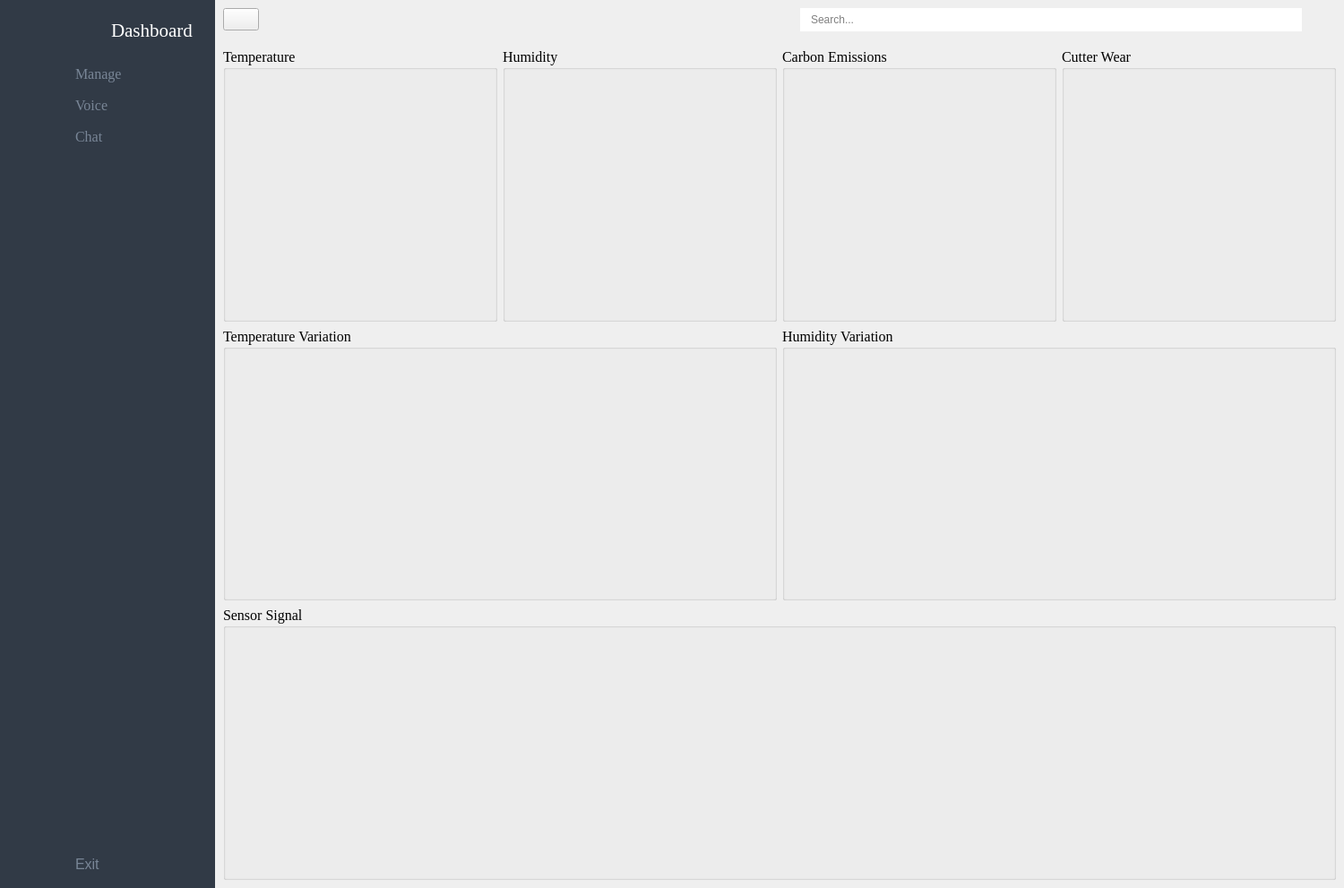
<?xml version="1.0" encoding="UTF-8"?>
<ui version="4.0">
 <class>MainWindow</class>
 <widget class="QMainWindow" name="MainWindow">
  <property name="geometry">
   <rect>
    <x>0</x>
    <y>0</y>
    <width>1500</width>
    <height>991</height>
   </rect>
  </property>
  <property name="windowTitle">
   <string>MainWindow</string>
  </property>
  <widget class="QWidget" name="centralwidget">
   <layout class="QGridLayout" name="gridLayout">
    <property name="leftMargin">
     <number>0</number>
    </property>
    <property name="topMargin">
     <number>0</number>
    </property>
    <property name="rightMargin">
     <number>0</number>
    </property>
    <property name="bottomMargin">
     <number>0</number>
    </property>
    <property name="spacing">
     <number>0</number>
    </property>
    <item row="0" column="2">
     <widget class="QWidget" name="widget_3" native="true">
      <layout class="QVBoxLayout" name="verticalLayout_5">
       <property name="spacing">
        <number>0</number>
       </property>
       <property name="leftMargin">
        <number>0</number>
       </property>
       <property name="topMargin">
        <number>0</number>
       </property>
       <property name="rightMargin">
        <number>0</number>
       </property>
       <property name="bottomMargin">
        <number>0</number>
       </property>
       <item>
        <widget class="QWidget" name="widget" native="true">
         <property name="minimumSize">
          <size>
           <width>0</width>
           <height>40</height>
          </size>
         </property>
         <layout class="QHBoxLayout" name="horizontalLayout_4">
          <item>
           <widget class="QPushButton" name="change_btn">
            <property name="minimumSize">
             <size>
              <width>0</width>
              <height>25</height>
             </size>
            </property>
            <property name="text">
             <string/>
            </property>
            <property name="icon">
             <iconset resource="resource.qrc">
              <normaloff>:/icon/icon/menu-4-32.ico</normaloff>:/icon/icon/menu-4-32.ico</iconset>
            </property>
            <property name="iconSize">
             <size>
              <width>20</width>
              <height>20</height>
             </size>
            </property>
            <property name="checkable">
             <bool>true</bool>
            </property>
           </widget>
          </item>
          <item>
           <spacer name="horizontalSpacer">
            <property name="orientation">
             <enum>Qt::Horizontal</enum>
            </property>
            <property name="sizeHint" stdset="0">
             <size>
              <width>305</width>
              <height>25</height>
             </size>
            </property>
           </spacer>
          </item>
          <item>
           <layout class="QHBoxLayout" name="horizontalLayout">
            <item>
             <widget class="QLineEdit" name="search_input">
              <property name="minimumSize">
               <size>
                <width>0</width>
                <height>0</height>
               </size>
              </property>
              <property name="font">
               <font>
                <family>Segoe UI</family>
                <pointsize>9</pointsize>
               </font>
              </property>
              <property name="styleSheet">
               <string notr="true">QLineEdit{
		border: none;
		padding: 5px 10px;}
QLineEdit:focus {
		background-color: #70B9FE;
	}</string>
              </property>
              <property name="placeholderText">
               <string>Search...</string>
              </property>
             </widget>
            </item>
            <item>
             <widget class="QPushButton" name="search_btn">
              <property name="minimumSize">
               <size>
                <width>0</width>
                <height>0</height>
               </size>
              </property>
              <property name="styleSheet">
               <string notr="true">QPushButton{
border: none;}</string>
              </property>
              <property name="text">
               <string/>
              </property>
              <property name="icon">
               <iconset resource="resource.qrc">
                <normaloff>:/icon/icon/search-13-48.ico</normaloff>:/icon/icon/search-13-48.ico</iconset>
              </property>
              <property name="iconSize">
               <size>
                <width>20</width>
                <height>20</height>
               </size>
              </property>
             </widget>
            </item>
           </layout>
          </item>
         </layout>
        </widget>
       </item>
       <item>
        <widget class="QStackedWidget" name="stackedWidget">
         <property name="currentIndex">
          <number>0</number>
         </property>
         <widget class="QWidget" name="page">
          <layout class="QGridLayout" name="gridLayout_2">
           <item row="0" column="0">
            <widget class="QGroupBox" name="groupBox">
             <property name="minimumSize">
              <size>
               <width>0</width>
               <height>250</height>
              </size>
             </property>
             <property name="font">
              <font>
               <family>Times New Roman</family>
               <pointsize>12</pointsize>
              </font>
             </property>
             <property name="title">
              <string>Temperature</string>
             </property>
             <layout class="QHBoxLayout" name="horizontalLayout_5">
              <property name="spacing">
               <number>0</number>
              </property>
              <property name="leftMargin">
               <number>0</number>
              </property>
              <property name="topMargin">
               <number>0</number>
              </property>
              <property name="rightMargin">
               <number>0</number>
              </property>
              <property name="bottomMargin">
               <number>0</number>
              </property>
              <item>
               <widget class="QWidget" name="widget_4" native="true"/>
              </item>
             </layout>
            </widget>
           </item>
           <item row="0" column="2">
            <widget class="QGroupBox" name="groupBox_3">
             <property name="minimumSize">
              <size>
               <width>0</width>
               <height>250</height>
              </size>
             </property>
             <property name="font">
              <font>
               <family>Times New Roman</family>
               <pointsize>12</pointsize>
              </font>
             </property>
             <property name="title">
              <string>Carbon Emissions</string>
             </property>
             <property name="flat">
              <bool>false</bool>
             </property>
             <layout class="QHBoxLayout" name="horizontalLayout_7">
              <property name="spacing">
               <number>0</number>
              </property>
              <property name="leftMargin">
               <number>0</number>
              </property>
              <property name="topMargin">
               <number>0</number>
              </property>
              <property name="rightMargin">
               <number>0</number>
              </property>
              <property name="bottomMargin">
               <number>0</number>
              </property>
              <item>
               <widget class="QWidget" name="widget_6" native="true"/>
              </item>
             </layout>
            </widget>
           </item>
           <item row="0" column="1">
            <widget class="QGroupBox" name="groupBox_2">
             <property name="minimumSize">
              <size>
               <width>0</width>
               <height>250</height>
              </size>
             </property>
             <property name="font">
              <font>
               <family>Times New Roman</family>
               <pointsize>12</pointsize>
              </font>
             </property>
             <property name="title">
              <string>Humidity</string>
             </property>
             <layout class="QHBoxLayout" name="horizontalLayout_6">
              <property name="spacing">
               <number>0</number>
              </property>
              <property name="leftMargin">
               <number>0</number>
              </property>
              <property name="topMargin">
               <number>0</number>
              </property>
              <property name="rightMargin">
               <number>0</number>
              </property>
              <property name="bottomMargin">
               <number>0</number>
              </property>
              <item>
               <widget class="QWidget" name="widget_5" native="true"/>
              </item>
             </layout>
            </widget>
           </item>
           <item row="0" column="3">
            <widget class="QGroupBox" name="groupBox_4">
             <property name="minimumSize">
              <size>
               <width>0</width>
               <height>250</height>
              </size>
             </property>
             <property name="font">
              <font>
               <family>Times New Roman</family>
               <pointsize>12</pointsize>
              </font>
             </property>
             <property name="title">
              <string>Cutter Wear</string>
             </property>
             <layout class="QHBoxLayout" name="horizontalLayout_8">
              <property name="spacing">
               <number>0</number>
              </property>
              <property name="leftMargin">
               <number>0</number>
              </property>
              <property name="topMargin">
               <number>0</number>
              </property>
              <property name="rightMargin">
               <number>0</number>
              </property>
              <property name="bottomMargin">
               <number>0</number>
              </property>
              <item>
               <widget class="QWidget" name="widget_9" native="true"/>
              </item>
             </layout>
            </widget>
           </item>
           <item row="1" column="2" colspan="2">
            <widget class="QGroupBox" name="groupBox_6">
             <property name="font">
              <font>
               <family>Times New Roman</family>
               <pointsize>12</pointsize>
              </font>
             </property>
             <property name="title">
              <string>Humidity Variation</string>
             </property>
             <layout class="QHBoxLayout" name="horizontalLayout_10">
              <property name="spacing">
               <number>0</number>
              </property>
              <property name="leftMargin">
               <number>0</number>
              </property>
              <property name="topMargin">
               <number>0</number>
              </property>
              <property name="rightMargin">
               <number>0</number>
              </property>
              <property name="bottomMargin">
               <number>0</number>
              </property>
              <item>
               <widget class="QWidget" name="widget_7" native="true"/>
              </item>
             </layout>
            </widget>
           </item>
           <item row="1" column="0" colspan="2">
            <widget class="QGroupBox" name="groupBox_5">
             <property name="font">
              <font>
               <family>Times New Roman</family>
               <pointsize>12</pointsize>
              </font>
             </property>
             <property name="title">
              <string>Temperature Variation</string>
             </property>
             <layout class="QHBoxLayout" name="horizontalLayout_9">
              <property name="spacing">
               <number>0</number>
              </property>
              <property name="leftMargin">
               <number>0</number>
              </property>
              <property name="topMargin">
               <number>0</number>
              </property>
              <property name="rightMargin">
               <number>0</number>
              </property>
              <property name="bottomMargin">
               <number>0</number>
              </property>
              <item>
               <widget class="QWidget" name="widget_2" native="true"/>
              </item>
             </layout>
            </widget>
           </item>
           <item row="2" column="0" colspan="4">
            <widget class="QGroupBox" name="groupBox_7">
             <property name="font">
              <font>
               <family>Times New Roman</family>
               <pointsize>12</pointsize>
              </font>
             </property>
             <property name="title">
              <string>Sensor Signal</string>
             </property>
             <layout class="QHBoxLayout" name="horizontalLayout_11">
              <property name="spacing">
               <number>0</number>
              </property>
              <property name="leftMargin">
               <number>0</number>
              </property>
              <property name="topMargin">
               <number>0</number>
              </property>
              <property name="rightMargin">
               <number>0</number>
              </property>
              <property name="bottomMargin">
               <number>0</number>
              </property>
              <item>
               <widget class="QWidget" name="widget_8" native="true"/>
              </item>
             </layout>
            </widget>
           </item>
          </layout>
         </widget>
         <widget class="QWidget" name="page_3">
          <layout class="QGridLayout" name="gridLayout_4">
           <item row="0" column="0" rowspan="2">
            <widget class="QGroupBox" name="groupBox_11">
             <property name="font">
              <font>
               <family>Times New Roman</family>
               <pointsize>12</pointsize>
              </font>
             </property>
             <property name="title">
              <string>Dialog Box</string>
             </property>
             <layout class="QHBoxLayout" name="horizontalLayout_14">
              <item>
               <widget class="QTextEdit" name="textEdit">
                <property name="font">
                 <font>
                  <family>Times New Roman</family>
                  <pointsize>18</pointsize>
                 </font>
                </property>
                <property name="styleSheet">
                 <string notr="true">QTextEdit {
    border-radius: 10px;  /* 圓角邊框 */
    border: 2px solid #b0b0b0;  /* 淺灰色邊框 */
    background-color: #f0f0f0;  /* 淺灰色背景 */
    padding: 8px;  /* 內邊距 */
    color: #333;  /* 文字顏色 */
}

QTextEdit:hover {
    border: 2px solid #8f8f8f;  /* 滑過時邊框變深灰 */
}

QTextEdit:focus {
    border: 2px solid #6d6d6d;  /* 獲得焦點時邊框變成深灰色 */
    background-color: #ffffff;  /* 焦點時背景變白 */
}

QTextEdit:disabled {
    background-color: #d0d0d0;  /* 禁用時背景變灰 */
    color: #a0a0a0;  /* 禁用時文字顏色變灰 */
}
</string>
                </property>
                <property name="readOnly">
                 <bool>true</bool>
                </property>
               </widget>
              </item>
             </layout>
            </widget>
           </item>
           <item row="0" column="1" rowspan="2">
            <widget class="QGroupBox" name="groupBox_12">
             <property name="font">
              <font>
               <family>Times New Roman</family>
               <pointsize>12</pointsize>
              </font>
             </property>
             <property name="title">
              <string>Speech and Input Text Function</string>
             </property>
             <layout class="QVBoxLayout" name="verticalLayout_6">
              <item>
               <widget class="QPushButton" name="mic_start">
                <property name="minimumSize">
                 <size>
                  <width>350</width>
                  <height>350</height>
                 </size>
                </property>
                <property name="maximumSize">
                 <size>
                  <width>350</width>
                  <height>350</height>
                 </size>
                </property>
                <property name="font">
                 <font>
                  <family>Times New Roman</family>
                  <pointsize>28</pointsize>
                 </font>
                </property>
                <property name="styleSheet">
                 <string notr="true">QPushButton{
background-color: rgb(0, 170, 255);
color:black;
border-radius:175px;
border:2px groove gray;
border-style: solid;
}
QPushButton:pressed{
color: #fff;
border: 5px solid #ecd182;
}</string>
                </property>
                <property name="text">
                 <string/>
                </property>
                <property name="icon">
                 <iconset resource="resource.qrc">
                  <normaloff>:/icon/icon/sound.ico</normaloff>:/icon/icon/sound.ico</iconset>
                </property>
                <property name="iconSize">
                 <size>
                  <width>200</width>
                  <height>200</height>
                 </size>
                </property>
               </widget>
              </item>
              <item>
               <widget class="QPushButton" name="mic_cancel">
                <property name="minimumSize">
                 <size>
                  <width>350</width>
                  <height>100</height>
                 </size>
                </property>
                <property name="font">
                 <font>
                  <family>Times New Roman</family>
                  <pointsize>16</pointsize>
                 </font>
                </property>
                <property name="text">
                 <string>Cancel Speech</string>
                </property>
               </widget>
              </item>
              <item>
               <widget class="QPushButton" name="input_text">
                <property name="minimumSize">
                 <size>
                  <width>350</width>
                  <height>100</height>
                 </size>
                </property>
                <property name="font">
                 <font>
                  <family>Times New Roman</family>
                  <pointsize>16</pointsize>
                 </font>
                </property>
                <property name="styleSheet">
                 <string notr="true">QPushButton {
    border: 2px solid black;  /* 設置黑色邊框，2px寬度 */
    border-radius: 5px;      /* 圓角邊框（可選） */
    padding: 5px;            /* 按鈕內部邊距，讓文字不緊貼邊框 */
}

QPushButton:hover {
    border-color: darkblue;  /* 鼠標懸停時改變邊框顏色 */
}
</string>
                </property>
                <property name="text">
                 <string>Input Text</string>
                </property>
                <property name="icon">
                 <iconset resource="resource.qrc">
                  <normaloff>:/icon/icon/send.ico</normaloff>:/icon/icon/send.ico</iconset>
                </property>
                <property name="iconSize">
                 <size>
                  <width>30</width>
                  <height>30</height>
                 </size>
                </property>
               </widget>
              </item>
              <item>
               <spacer name="verticalSpacer_3">
                <property name="orientation">
                 <enum>Qt::Vertical</enum>
                </property>
                <property name="sizeHint" stdset="0">
                 <size>
                  <width>20</width>
                  <height>40</height>
                 </size>
                </property>
               </spacer>
              </item>
              <item>
               <widget class="QPushButton" name="speech_start">
                <property name="minimumSize">
                 <size>
                  <width>350</width>
                  <height>100</height>
                 </size>
                </property>
                <property name="font">
                 <font>
                  <pointsize>16</pointsize>
                 </font>
                </property>
                <property name="text">
                 <string>Start </string>
                </property>
               </widget>
              </item>
              <item>
               <widget class="QPushButton" name="quit">
                <property name="minimumSize">
                 <size>
                  <width>350</width>
                  <height>100</height>
                 </size>
                </property>
                <property name="font">
                 <font>
                  <pointsize>16</pointsize>
                 </font>
                </property>
                <property name="text">
                 <string>Quit </string>
                </property>
               </widget>
              </item>
             </layout>
            </widget>
           </item>
          </layout>
         </widget>
         <widget class="QWidget" name="page_4">
          <layout class="QVBoxLayout" name="verticalLayout_7">
           <item>
            <widget class="QWidget" name="widget_17" native="true">
             <property name="minimumSize">
              <size>
               <width>800</width>
               <height>800</height>
              </size>
             </property>
             <layout class="QVBoxLayout" name="verticalLayout_8">
              <item>
               <widget class="QWidget" name="widget_19" native="true">
                <layout class="QHBoxLayout" name="horizontalLayout_15">
                 <item>
                  <widget class="QLabel" name="label_6">
                   <property name="minimumSize">
                    <size>
                     <width>50</width>
                     <height>100</height>
                    </size>
                   </property>
                   <property name="maximumSize">
                    <size>
                     <width>100</width>
                     <height>100</height>
                    </size>
                   </property>
                   <property name="text">
                    <string/>
                   </property>
                   <property name="pixmap">
                    <pixmap resource="resource.qrc">:/icon/icon/robot.ico</pixmap>
                   </property>
                   <property name="scaledContents">
                    <bool>true</bool>
                   </property>
                  </widget>
                 </item>
                 <item>
                  <widget class="QLabel" name="label_9">
                   <property name="font">
                    <font>
                     <family>Times New Roman</family>
                     <pointsize>20</pointsize>
                    </font>
                   </property>
                   <property name="text">
                    <string>Machine Tool ChatRobot (Not Human, Just Robot)</string>
                   </property>
                  </widget>
                 </item>
                 <item>
                  <widget class="QWidget" name="widget_21" native="true">
                   <layout class="QHBoxLayout" name="horizontalLayout_17">
                    <item>
                     <widget class="QPushButton" name="start_chat_button">
                      <property name="minimumSize">
                       <size>
                        <width>30</width>
                        <height>50</height>
                       </size>
                      </property>
                      <property name="font">
                       <font>
                        <family>Times New Roman</family>
                        <pointsize>16</pointsize>
                       </font>
                      </property>
                      <property name="text">
                       <string>Start </string>
                      </property>
                     </widget>
                    </item>
                    <item>
                     <widget class="QPushButton" name="stop_chat_button">
                      <property name="minimumSize">
                       <size>
                        <width>30</width>
                        <height>50</height>
                       </size>
                      </property>
                      <property name="font">
                       <font>
                        <family>Times New Roman</family>
                        <pointsize>16</pointsize>
                       </font>
                      </property>
                      <property name="text">
                       <string>Stop </string>
                      </property>
                     </widget>
                    </item>
                   </layout>
                  </widget>
                 </item>
                </layout>
               </widget>
              </item>
              <item>
               <widget class="QWidget" name="widget_20" native="true">
                <property name="minimumSize">
                 <size>
                  <width>0</width>
                  <height>0</height>
                 </size>
                </property>
                <layout class="QVBoxLayout" name="verticalLayout_9">
                 <item>
                  <widget class="QTextEdit" name="display_chat_textEdit">
                   <property name="minimumSize">
                    <size>
                     <width>0</width>
                     <height>0</height>
                    </size>
                   </property>
                   <property name="font">
                    <font>
                     <family>Times New Roman</family>
                     <pointsize>16</pointsize>
                    </font>
                   </property>
                   <property name="styleSheet">
                    <string notr="true">QTextEdit {
    border-radius: 10px;  /* 圓角邊框 */
    border: 2px solid #b0b0b0;  /* 淺灰色邊框 */
    background-color: #f0f0f0;  /* 淺灰色背景 */
    padding: 8px;  /* 內邊距 */
    color: #333;  /* 文字顏色 */
}

QTextEdit:hover {
    border: 2px solid #8f8f8f;  /* 滑過時邊框變深灰 */
}

QTextEdit:focus {
    border: 2px solid #6d6d6d;  /* 獲得焦點時邊框變成深灰色 */
    background-color: #ffffff;  /* 焦點時背景變白 */
}

QTextEdit:disabled {
    background-color: #d0d0d0;  /* 禁用時背景變灰 */
    color: #a0a0a0;  /* 禁用時文字顏色變灰 */
}
</string>
                   </property>
                   <property name="readOnly">
                    <bool>true</bool>
                   </property>
                  </widget>
                 </item>
                 <item>
                  <layout class="QHBoxLayout" name="horizontalLayout_16">
                   <item>
                    <widget class="QLineEdit" name="messages_lineedit">
                     <property name="minimumSize">
                      <size>
                       <width>0</width>
                       <height>80</height>
                      </size>
                     </property>
                     <property name="font">
                      <font>
                       <family>Times New Roman</family>
                       <pointsize>16</pointsize>
                      </font>
                     </property>
                     <property name="styleSheet">
                      <string notr="true">QLineEdit {
    border-radius: 10px;
    border: 2px solid #5c9ded; /* 默認藍色邊框 */
    padding: 5px; /* 內邊距 */
    background-color: #f7f7f7; /* 淺灰色背景 */
    color: #333; /* 字體顏色 */
}

QLineEdit:hover {
    border: 2px solid #3b7fd4; /* 當滑過時邊框變成更深的藍色 */
}

QLineEdit:focus {
    border: 2px solid #1e90ff; /* 當獲得焦點時，變成更鮮亮的藍色 */
    background-color: #ffffff; /* 焦點時背景變白 */
}

QLineEdit:disabled {
    background-color: #e0e0e0; /* 禁用時背景變灰 */
    color: #a0a0a0; /* 禁用時字體顏色變灰 */
}
</string>
                     </property>
                     <property name="placeholderText">
                      <string>Send Messages...</string>
                     </property>
                    </widget>
                   </item>
                   <item>
                    <widget class="QPushButton" name="send_messages_button">
                     <property name="minimumSize">
                      <size>
                       <width>80</width>
                       <height>80</height>
                      </size>
                     </property>
                     <property name="font">
                      <font>
                       <family>Times New Roman</family>
                       <pointsize>12</pointsize>
                      </font>
                     </property>
                     <property name="styleSheet">
                      <string notr="true">QPushButton {
    background-color: transparent;  /* 預設背景透明 */
    border: none;  /* 移除邊框 */
    color: #333;  /* 字體顏色 */
}

QPushButton:hover {
    background-color: rgba(200, 200, 200, 0.2);  /* 滑過時顯示淺灰色背景，提升交互感 */
}

QPushButton:pressed {
    background-color: rgba(100, 100, 100, 0.3);  /* 按下時背景變暗 */
    color: #000;  /* 按下時字體變成黑色 */
}
</string>
                     </property>
                     <property name="text">
                      <string/>
                     </property>
                     <property name="icon">
                      <iconset resource="resource.qrc">
                       <normaloff>:/icon/icon/send1.ico</normaloff>:/icon/icon/send1.ico</iconset>
                     </property>
                     <property name="iconSize">
                      <size>
                       <width>80</width>
                       <height>80</height>
                      </size>
                     </property>
                    </widget>
                   </item>
                  </layout>
                 </item>
                </layout>
               </widget>
              </item>
             </layout>
            </widget>
           </item>
          </layout>
         </widget>
        </widget>
       </item>
      </layout>
     </widget>
    </item>
    <item row="0" column="0">
     <widget class="QWidget" name="icon_only_widget" native="true">
      <property name="styleSheet">
       <string notr="true">QWidget
 {
		background-color: #313a46;
		width:50px;
	}
QPushButton, QLabel {
		height:50px;
		border:none;
		/* border-bottom: 1px solid #b0b0b0; */
	}
QPushButton:hover {
		background-color: rgba( 86, 101, 115, 0.5);
	}</string>
      </property>
      <layout class="QVBoxLayout" name="verticalLayout_3">
       <property name="spacing">
        <number>0</number>
       </property>
       <property name="leftMargin">
        <number>0</number>
       </property>
       <property name="topMargin">
        <number>0</number>
       </property>
       <property name="rightMargin">
        <number>0</number>
       </property>
       <property name="bottomMargin">
        <number>0</number>
       </property>
       <item>
        <layout class="QHBoxLayout" name="horizontalLayout_3">
         <item>
          <widget class="QLabel" name="label">
           <property name="minimumSize">
            <size>
             <width>60</width>
             <height>60</height>
            </size>
           </property>
           <property name="maximumSize">
            <size>
             <width>60</width>
             <height>60</height>
            </size>
           </property>
           <property name="text">
            <string/>
           </property>
           <property name="pixmap">
            <pixmap resource="resource.qrc">:/icon/icon/machine_logo.ico</pixmap>
           </property>
           <property name="scaledContents">
            <bool>true</bool>
           </property>
          </widget>
         </item>
        </layout>
       </item>
       <item>
        <layout class="QVBoxLayout" name="verticalLayout">
         <property name="spacing">
          <number>0</number>
         </property>
         <item>
          <widget class="QPushButton" name="dashboard_btn_1">
           <property name="text">
            <string/>
           </property>
           <property name="icon">
            <iconset resource="resource.qrc">
             <normaloff>:/icon/icon/dashboard-5-32.ico</normaloff>
             <normalon>:/icon/icon/dashboard-5-48.ico</normalon>:/icon/icon/dashboard-5-32.ico</iconset>
           </property>
           <property name="iconSize">
            <size>
             <width>30</width>
             <height>30</height>
            </size>
           </property>
           <property name="checkable">
            <bool>true</bool>
           </property>
           <property name="autoExclusive">
            <bool>true</bool>
           </property>
          </widget>
         </item>
         <item>
          <widget class="QPushButton" name="orders_btn_1">
           <property name="text">
            <string/>
           </property>
           <property name="icon">
            <iconset resource="resource.qrc">
             <normaloff>:/icon/icon/activity-feed-32.ico</normaloff>
             <normalon>:/icon/icon/activity-feed-48.ico</normalon>:/icon/icon/activity-feed-32.ico</iconset>
           </property>
           <property name="iconSize">
            <size>
             <width>30</width>
             <height>30</height>
            </size>
           </property>
           <property name="checkable">
            <bool>true</bool>
           </property>
           <property name="autoExclusive">
            <bool>true</bool>
           </property>
          </widget>
         </item>
         <item>
          <widget class="QPushButton" name="chat_btn_1">
           <property name="text">
            <string/>
           </property>
           <property name="icon">
            <iconset resource="resource.qrc">
             <normaloff>:/icon/icon/product-32.ico</normaloff>
             <normalon>:/icon/icon/product-48.ico</normalon>:/icon/icon/product-32.ico</iconset>
           </property>
           <property name="iconSize">
            <size>
             <width>30</width>
             <height>30</height>
            </size>
           </property>
           <property name="checkable">
            <bool>true</bool>
           </property>
           <property name="autoExclusive">
            <bool>true</bool>
           </property>
          </widget>
         </item>
        </layout>
       </item>
       <item>
        <spacer name="verticalSpacer">
         <property name="orientation">
          <enum>Qt::Vertical</enum>
         </property>
         <property name="sizeHint" stdset="0">
          <size>
           <width>20</width>
           <height>389</height>
          </size>
         </property>
        </spacer>
       </item>
       <item>
        <widget class="QPushButton" name="exit_btn_1">
         <property name="text">
          <string/>
         </property>
         <property name="icon">
          <iconset resource="resource.qrc">
           <normaloff>:/icon/icon/close-window-64.ico</normaloff>:/icon/icon/close-window-64.ico</iconset>
         </property>
         <property name="iconSize">
          <size>
           <width>30</width>
           <height>30</height>
          </size>
         </property>
        </widget>
       </item>
      </layout>
     </widget>
    </item>
    <item row="0" column="1">
     <widget class="QWidget" name="full_menu_widget" native="true">
      <property name="styleSheet">
       <string notr="true">QWidget{
background-color: #313a46;}
QPushButton {
		border:none;
		border-radius: 3px;
		text-align: left;
		padding: 8px 0 8px 15px;
		color: #788596;
	}
QPushButton:hover {
		background-color: rgba( 86, 101, 115, 0.5);
	}
QPushButton:checked {
		color: #fff;
	}</string>
      </property>
      <layout class="QVBoxLayout" name="verticalLayout_4">
       <item>
        <layout class="QHBoxLayout" name="horizontalLayout_2">
         <property name="spacing">
          <number>0</number>
         </property>
         <item>
          <widget class="QLabel" name="label_2">
           <property name="minimumSize">
            <size>
             <width>50</width>
             <height>50</height>
            </size>
           </property>
           <property name="maximumSize">
            <size>
             <width>50</width>
             <height>50</height>
            </size>
           </property>
           <property name="text">
            <string/>
           </property>
           <property name="pixmap">
            <pixmap resource="resource.qrc">:/icon/icon/machine_logo.ico</pixmap>
           </property>
           <property name="scaledContents">
            <bool>true</bool>
           </property>
          </widget>
         </item>
         <item>
          <widget class="QLabel" name="label_3">
           <property name="font">
            <font>
             <family>Times New Roman</family>
             <pointsize>16</pointsize>
            </font>
           </property>
           <property name="styleSheet">
            <string notr="true">QLabel{
padding-right: 10px;
		color: #fff;}</string>
           </property>
           <property name="text">
            <string>Dashboard</string>
           </property>
          </widget>
         </item>
        </layout>
       </item>
       <item>
        <layout class="QVBoxLayout" name="verticalLayout_2">
         <property name="spacing">
          <number>0</number>
         </property>
         <item>
          <widget class="QPushButton" name="dashboard_btn_2">
           <property name="minimumSize">
            <size>
             <width>0</width>
             <height>25</height>
            </size>
           </property>
           <property name="font">
            <font>
             <family>Times New Roman</family>
             <pointsize>12</pointsize>
            </font>
           </property>
           <property name="text">
            <string>Manage</string>
           </property>
           <property name="icon">
            <iconset resource="resource.qrc">
             <normaloff>:/icon/icon/dashboard-5-32.ico</normaloff>
             <normalon>:/icon/icon/dashboard-5-48.ico</normalon>:/icon/icon/dashboard-5-32.ico</iconset>
           </property>
           <property name="iconSize">
            <size>
             <width>25</width>
             <height>25</height>
            </size>
           </property>
           <property name="checkable">
            <bool>true</bool>
           </property>
           <property name="autoExclusive">
            <bool>true</bool>
           </property>
          </widget>
         </item>
         <item>
          <widget class="QPushButton" name="orders_btn_2">
           <property name="minimumSize">
            <size>
             <width>0</width>
             <height>25</height>
            </size>
           </property>
           <property name="font">
            <font>
             <family>Times New Roman</family>
             <pointsize>12</pointsize>
            </font>
           </property>
           <property name="text">
            <string>Voice</string>
           </property>
           <property name="icon">
            <iconset resource="resource.qrc">
             <normaloff>:/icon/icon/activity-feed-32.ico</normaloff>
             <normalon>:/icon/icon/activity-feed-48.ico</normalon>:/icon/icon/activity-feed-32.ico</iconset>
           </property>
           <property name="iconSize">
            <size>
             <width>25</width>
             <height>25</height>
            </size>
           </property>
           <property name="checkable">
            <bool>true</bool>
           </property>
           <property name="autoExclusive">
            <bool>true</bool>
           </property>
          </widget>
         </item>
         <item>
          <widget class="QPushButton" name="chat_btn_2">
           <property name="font">
            <font>
             <family>Times New Roman</family>
             <pointsize>12</pointsize>
            </font>
           </property>
           <property name="text">
            <string>Chat</string>
           </property>
           <property name="icon">
            <iconset resource="resource.qrc">
             <normaloff>:/icon/icon/product-32.ico</normaloff>
             <normalon>:/icon/icon/product-48.ico</normalon>:/icon/icon/product-32.ico</iconset>
           </property>
           <property name="iconSize">
            <size>
             <width>25</width>
             <height>25</height>
            </size>
           </property>
           <property name="checkable">
            <bool>true</bool>
           </property>
           <property name="autoExclusive">
            <bool>true</bool>
           </property>
          </widget>
         </item>
        </layout>
       </item>
       <item>
        <spacer name="verticalSpacer_2">
         <property name="orientation">
          <enum>Qt::Vertical</enum>
         </property>
         <property name="sizeHint" stdset="0">
          <size>
           <width>20</width>
           <height>399</height>
          </size>
         </property>
        </spacer>
       </item>
       <item>
        <widget class="QPushButton" name="exit_btn_2">
         <property name="minimumSize">
          <size>
           <width>0</width>
           <height>25</height>
          </size>
         </property>
         <property name="font">
          <font>
           <family>Segoe UI</family>
           <pointsize>12</pointsize>
          </font>
         </property>
         <property name="text">
          <string>Exit</string>
         </property>
         <property name="icon">
          <iconset resource="resource.qrc">
           <normaloff>:/icon/icon/close-window-64.ico</normaloff>:/icon/icon/close-window-64.ico</iconset>
         </property>
         <property name="iconSize">
          <size>
           <width>25</width>
           <height>25</height>
          </size>
         </property>
        </widget>
       </item>
      </layout>
     </widget>
    </item>
   </layout>
  </widget>
 </widget>
 <resources>
  <include location="resource.qrc"/>
 </resources>
 <connections>
  <connection>
   <sender>change_btn</sender>
   <signal>toggled(bool)</signal>
   <receiver>icon_only_widget</receiver>
   <slot>setVisible(bool)</slot>
   <hints>
    <hint type="sourcelabel">
     <x>281</x>
     <y>33</y>
    </hint>
    <hint type="destinationlabel">
     <x>44</x>
     <y>247</y>
    </hint>
   </hints>
  </connection>
  <connection>
   <sender>change_btn</sender>
   <signal>toggled(bool)</signal>
   <receiver>full_menu_widget</receiver>
   <slot>setHidden(bool)</slot>
   <hints>
    <hint type="sourcelabel">
     <x>281</x>
     <y>33</y>
    </hint>
    <hint type="destinationlabel">
     <x>144</x>
     <y>178</y>
    </hint>
   </hints>
  </connection>
  <connection>
   <sender>dashboard_btn_1</sender>
   <signal>toggled(bool)</signal>
   <receiver>dashboard_btn_2</receiver>
   <slot>setChecked(bool)</slot>
   <hints>
    <hint type="sourcelabel">
     <x>36</x>
     <y>112</y>
    </hint>
    <hint type="destinationlabel">
     <x>137</x>
     <y>103</y>
    </hint>
   </hints>
  </connection>
  <connection>
   <sender>orders_btn_1</sender>
   <signal>toggled(bool)</signal>
   <receiver>orders_btn_2</receiver>
   <slot>setChecked(bool)</slot>
   <hints>
    <hint type="sourcelabel">
     <x>36</x>
     <y>212</y>
    </hint>
    <hint type="destinationlabel">
     <x>130</x>
     <y>185</y>
    </hint>
   </hints>
  </connection>
  <connection>
   <sender>dashboard_btn_2</sender>
   <signal>toggled(bool)</signal>
   <receiver>dashboard_btn_1</receiver>
   <slot>setChecked(bool)</slot>
   <hints>
    <hint type="sourcelabel">
     <x>145</x>
     <y>103</y>
    </hint>
    <hint type="destinationlabel">
     <x>44</x>
     <y>69</y>
    </hint>
   </hints>
  </connection>
  <connection>
   <sender>orders_btn_2</sender>
   <signal>toggled(bool)</signal>
   <receiver>orders_btn_1</receiver>
   <slot>setChecked(bool)</slot>
   <hints>
    <hint type="sourcelabel">
     <x>138</x>
     <y>185</y>
    </hint>
    <hint type="destinationlabel">
     <x>51</x>
     <y>212</y>
    </hint>
   </hints>
  </connection>
  <connection>
   <sender>exit_btn_2</sender>
   <signal>clicked()</signal>
   <receiver>MainWindow</receiver>
   <slot>close()</slot>
   <hints>
    <hint type="sourcelabel">
     <x>181</x>
     <y>969</y>
    </hint>
    <hint type="destinationlabel">
     <x>191</x>
     <y>613</y>
    </hint>
   </hints>
  </connection>
  <connection>
   <sender>exit_btn_1</sender>
   <signal>clicked()</signal>
   <receiver>MainWindow</receiver>
   <slot>close()</slot>
   <hints>
    <hint type="sourcelabel">
     <x>29</x>
     <y>975</y>
    </hint>
    <hint type="destinationlabel">
     <x>29</x>
     <y>618</y>
    </hint>
   </hints>
  </connection>
  <connection>
   <sender>chat_btn_1</sender>
   <signal>toggled(bool)</signal>
   <receiver>chat_btn_2</receiver>
   <slot>setChecked(bool)</slot>
   <hints>
    <hint type="sourcelabel">
     <x>33</x>
     <y>239</y>
    </hint>
    <hint type="destinationlabel">
     <x>170</x>
     <y>224</y>
    </hint>
   </hints>
  </connection>
  <connection>
   <sender>chat_btn_2</sender>
   <signal>toggled(bool)</signal>
   <receiver>chat_btn_1</receiver>
   <slot>setChecked(bool)</slot>
   <hints>
    <hint type="sourcelabel">
     <x>135</x>
     <y>210</y>
    </hint>
    <hint type="destinationlabel">
     <x>44</x>
     <y>246</y>
    </hint>
   </hints>
  </connection>
 </connections>
</ui>
